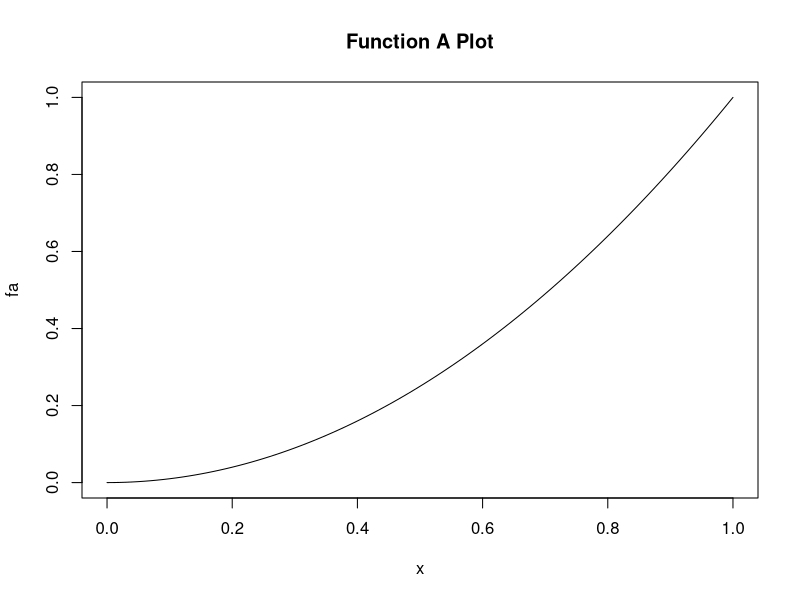
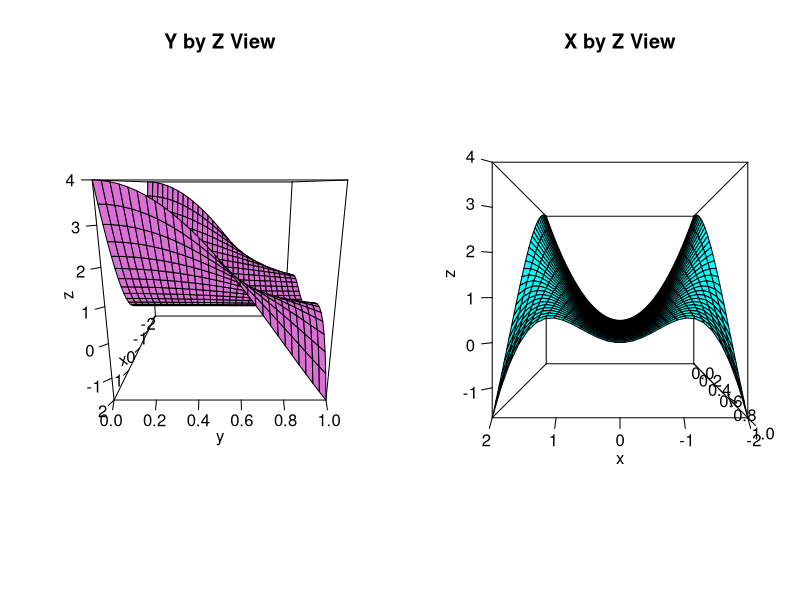
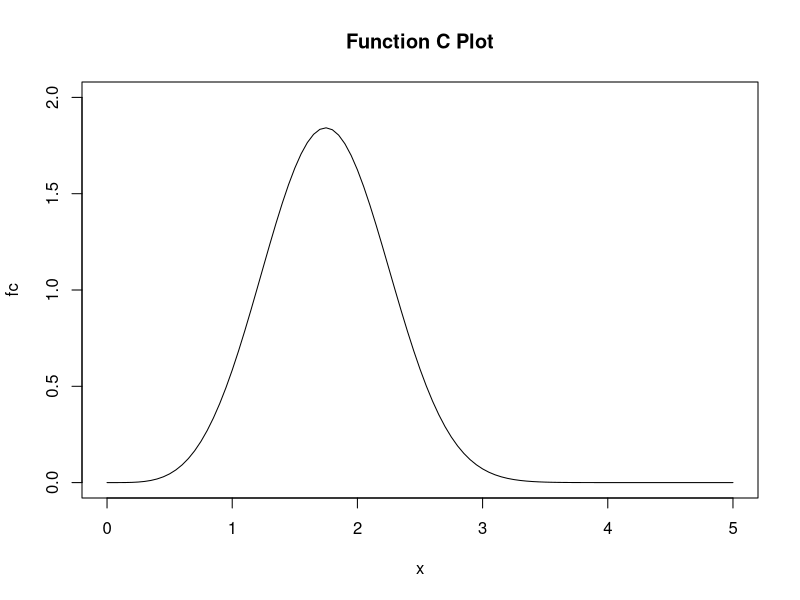

These charts were generated, in order, by the following R code:
#Samantha Maillie and Ariel Sim 
#Homework 4 Problem 1


# Dart Board Method
#a true answer = 1/3

fa <-function(x){
  return (x^2)
}

plot(fa, main = "Function A Plot")

count = 0
n = 999
for (i in 1:n){
  x = runif(1,0,1)
  y = runif(1,0,1)
  if(y < fa(x)){
    count = count + 1
  }
}
estimate = count / n
estimate

#b true answer = 3.48318

fb <-function(x, y){
  return ((x^2)*cos(x*y))
}

x <- seq(-2, 2, length = 30)  ## already in increasing order
y <- seq(0, 1, length = 30)  ## already in increasing order
f <- fb
z <- outer(x, y, f)  ## evaluation on grid; obtain a matrix `z`
par(mfrow=c(1,2))
persp(x, y, z, col = "orchid", ticktype = "detailed", 
      xlim = c(-2,2), ylim = c(0,1), theta = 90, phi = 15,
      main = "Y by Z View")
persp(x, y, z, col = "cyan", ticktype = "detailed", 
      xlim = c(-2,2), ylim = c(0,1), theta = 180, phi = 0,
      main = "X by Z View")
par(mfrow=c(1,1))



count = 0
n = 100000
for (i in 1:n){
  x = runif(1,-2,2)
  y = runif(1,0,1)
  z = runif(1,-1.7,4)
  if(z >= 0 && z <= fb(x,y)){
    count = count + 1
  }
  if(z <0 && z <= fb(x,y)){
    count = count - 1
  }
}
boxVol = 5.7*4*1
prob = abs(count) / n
estimate =boxVol*prob
estimate


#c approximated as 2.27477 via integral-calculator.com
fc <- function(x){
  return ( (3/4)* x^4 * exp(-(x^3)/4))
}

plot(fc, main = "Function C Plot", 
     xlim = c(0,5), 
     ylim = c(0,2))

count = 0
n = 999
for (i in 1:n){
  x = runif(1,0,3)
  y = runif(1,0,2)
  if(y < fc(x)){
    count = count + 1
  }
}
prob = count / n
estimate = prob* (3*2)
estimate


## Alternative code for problem 1(b)
# generate x from uniform (-2,2)
# generate y from uniform(0,1)
n = 998
y = runif(n)
x = runif(n, min = -2, max = 2)
H = 4*(x^2)*cos(x*y)
I = sum(H)/n
I
